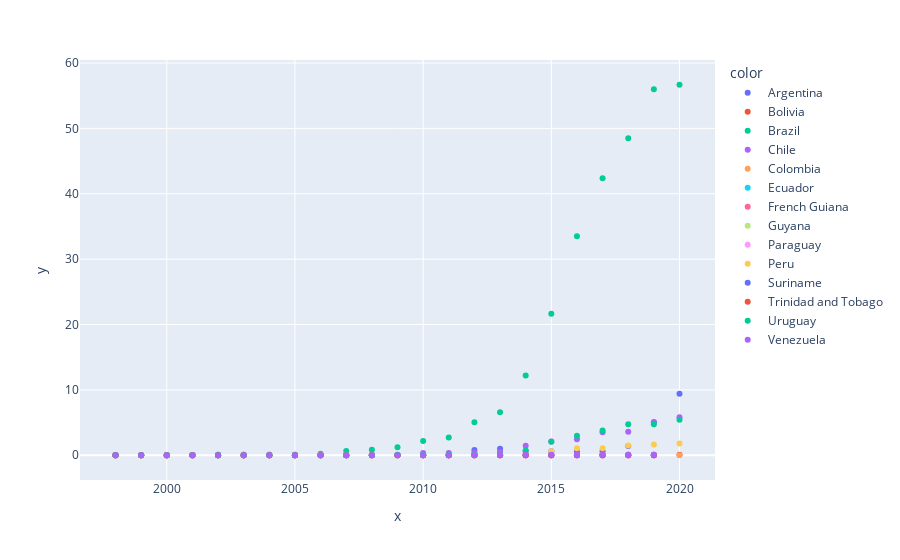

The notebook cell saved with this chart:
### Code cell
fig = px.scatter(x=suram["year"], y=suram["wind_electricity"], color=suram['country'])
fig.show()

### Figure 1 — Plotly figure (JSON) as saved in the notebook; plotly's stock layout.template omitted (floating-point values rounded to 4 significant figures)
{"data": [{"hovertemplate": "color=Argentina<br>x=%{x}<br>y=%{y}<extra></extra>", "legendgroup": "Argentina", "marker": {"color": "#636efa", "symbol": "circle"}, "mode": "markers", "name": "Argentina", "orientation": "v", "showlegend": true, "type": "scatter", "x": [1998, 1999, 2000, 2001, 2002, 2003, 2004, 2005, 2006, 2007, 2008, 2009, 2010, 2011, 2012, 2013, 2014, 2015, 2016, 2017, 2018, 2019, 2020], "xaxis": "x", "y": [0.033, 0.035, 0.035, 0.049, 0.073, 0.078, 0.072, 0.075, 0.07, 0.061, 0.042, 0.036, 0.025, 0.059, 0.822, 1.007, 0.619, 0.593, 0.548, 0.612, 1.413, 4.997, 9.42], "yaxis": "y"}, {"hovertemplate": "color=Bolivia<br>x=%{x}<br>y=%{y}<extra></extra>", "legendgroup": "Bolivia", "marker": {"color": "#EF553B", "symbol": "circle"}, "mode": "markers", "name": "Bolivia", "orientation": "v", "showlegend": true, "type": "scatter", "x": [1998, 1999, 2000, 2001, 2002, 2003, 2004, 2005, 2006, 2007, 2008, 2009, 2010, 2011, 2012, 2013, 2014, 2015, 2016, 2017, 2018, 2019, 2020], "xaxis": "x", "y": [0, 0, 0, 0, 0, 0, 0, 0, 0, 0, 0, 0, 0, 0, 0, 0.001, 0.008, 0.012, 0.035, 0.06, 0.059, 0.07, 0.064], "yaxis": "y"}, {"hovertemplate": "color=Brazil<br>x=%{x}<br>y=%{y}<extra></extra>", "legendgroup": "Brazil", "marker": {"color": "#00cc96", "symbol": "circle"}, "mode": "markers", "name": "Brazil", "orientation": "v", "showlegend": true, "type": "scatter", "x": [1998, 1999, 2000, 2001, 2002, 2003, 2004, 2005, 2006, 2007, 2008, 2009, 2010, 2011, 2012, 2013, 2014, 2015, 2016, 2017, 2018, 2019, 2020], "xaxis": "x", "y": [0.005, 0.002, 0.002, 0.035, 0.061, 0.061, 0.061, 0.093, 0.237, 0.645, 0.837, 1.238, 2.177, 2.705, 5.05, 6.58, 12.21, 21.63, 33.49, 42.37, 48.48, 55.99, 56.68], "yaxis": "y"}, {"hovertemplate": "color=Chile<br>x=%{x}<br>y=%{y}<extra></extra>", "legendgroup": "Chile", "marker": {"color": "#ab63fa", "symbol": "circle"}, "mode": "markers", "name": "Chile", "orientation": "v", "showlegend": true, "type": "scatter", "x": [1998, 1999, 2000, 2001, 2002, 2003, 2004, 2005, 2006, 2007, 2008, 2009, 2010, 2011, 2012, 2013, 2014, 2015, 2016, 2017, 2018, 2019, 2020], "xaxis": "x", "y": [0, 0, 0, 0.007, 0.007, 0.007, 0.007, 0.007, 0.007, 0.009, 0.038, 0.079, 0.332, 0.338, 0.409, 0.553, 1.441, 2.112, 2.446, 3.516, 3.583, 5.086, 5.803], "yaxis": "y"}, {"hovertemplate": "color=Colombia<br>x=%{x}<br>y=%{y}<extra></extra>", "legendgroup": "Colombia", "marker": {"color": "#FFA15A", "symbol": "circle"}, "mode": "markers", "name": "Colombia", "orientation": "v", "showlegend": true, "type": "scatter", "x": [1998, 1999, 2000, 2001, 2002, 2003, 2004, 2005, 2006, 2007, 2008, 2009, 2010, 2011, 2012, 2013, 2014, 2015, 2016, 2017, 2018, 2019, 2020], "xaxis": "x", "y": [0, 0, 0, 0, 0, 0, 0.052, 0.049, 0.063, 0.049, 0.054, 0.058, 0.039, 0.04, 0.055, 0.06, 0.07, 0.068, 0.05, 0.003, 0.043, 0.06, 0.007], "yaxis": "y"}, {"hovertemplate": "color=Ecuador<br>x=%{x}<br>y=%{y}<extra></extra>", "legendgroup": "Ecuador", "marker": {"color": "#19d3f3", "symbol": "circle"}, "mode": "markers", "name": "Ecuador", "orientation": "v", "showlegend": true, "type": "scatter", "x": [1998, 1999, 2000, 2001, 2002, 2003, 2004, 2005, 2006, 2007, 2008, 2009, 2010, 2011, 2012, 2013, 2014, 2015, 2016, 2017, 2018, 2019], "xaxis": "x", "y": [0, 0, 0, 0, 0, 0, 0, 0, 0, 0.001, 0.003, 0.003, 0.003, 0.003, 0.002, 0.06, 0.08, 0.1, 0.084, 0.073, 0.08, 0.086], "yaxis": "y"}, {"hovertemplate": "color=French Guiana<br>x=%{x}<br>y=%{y}<extra></extra>", "legendgroup": "French Guiana", "marker": {"color": "#FF6692", "symbol": "circle"}, "mode": "markers", "name": "French Guiana", "orientation": "v", "showlegend": true, "type": "scatter", "x": [1998, 1999, 2000, 2001, 2002, 2003, 2004, 2005, 2006, 2007, 2008, 2009, 2010, 2011, 2012, 2013, 2014, 2015, 2016, 2017, 2018, 2019], "xaxis": "x", "y": [0, 0, 0, 0, 0, 0, 0, 0, 0, 0, 0, 0, 0, 0, 0, 0, 0, 0, 0, 0, 0, 0], "yaxis": "y"}, {"hovertemplate": "color=Guyana<br>x=%{x}<br>y=%{y}<extra></extra>", "legendgroup": "Guyana", "marker": {"color": "#B6E880", "symbol": "circle"}, "mode": "markers", "name": "Guyana", "orientation": "v", "showlegend": true, "type": "scatter", "x": [1998, 1999, 2000, 2001, 2002, 2003, 2004, 2005, 2006, 2007, 2008, 2009, 2010, 2011, 2012, 2013, 2014, 2015, 2016, 2017, 2018, 2019], "xaxis": "x", "y": [0, 0, 0, 0, 0, 0, 0, 0, 0, 0, 0, 0, 0, 0, 0, 0, 0, 0, 0, 0, 0, 0], "yaxis": "y"}, {"hovertemplate": "color=Paraguay<br>x=%{x}<br>y=%{y}<extra></extra>", "legendgroup": "Paraguay", "marker": {"color": "#FF97FF", "symbol": "circle"}, "mode": "markers", "name": "Paraguay", "orientation": "v", "showlegend": true, "type": "scatter", "x": [1998, 1999, 2000, 2001, 2002, 2003, 2004, 2005, 2006, 2007, 2008, 2009, 2010, 2011, 2012, 2013, 2014, 2015, 2016, 2017, 2018, 2019], "xaxis": "x", "y": [0, 0, 0, 0, 0, 0, 0, 0, 0, 0, 0, 0, 0, 0, 0, 0, 0, 0, 0, 0, 0, 0], "yaxis": "y"}, {"hovertemplate": "color=Peru<br>x=%{x}<br>y=%{y}<extra></extra>", "legendgroup": "Peru", "marker": {"color": "#FECB52", "symbol": "circle"}, "mode": "markers", "name": "Peru", "orientation": "v", "showlegend": true, "type": "scatter", "x": [1998, 1999, 2000, 2001, 2002, 2003, 2004, 2005, 2006, 2007, 2008, 2009, 2010, 2011, 2012, 2013, 2014, 2015, 2016, 2017, 2018, 2019, 2020], "xaxis": "x", "y": [0, 0.001, 0.001, 0.001, 0.001, 0.001, 0.001, 0.001, 0.001, 0.001, 0.001, 0.001, 0.001, 0.001, 0.001, 0.001, 0.26, 0.595, 1.063, 1.073, 1.502, 1.655, 1.812], "yaxis": "y"}, {"hovertemplate": "color=Suriname<br>x=%{x}<br>y=%{y}<extra></extra>", "legendgroup": "Suriname", "marker": {"color": "#636efa", "symbol": "circle"}, "mode": "markers", "name": "Suriname", "orientation": "v", "showlegend": true, "type": "scatter", "x": [1998, 1999, 2000, 2001, 2002, 2003, 2004, 2005, 2006, 2007, 2008, 2009, 2010, 2011, 2012, 2013, 2014, 2015, 2016, 2017, 2018, 2019], "xaxis": "x", "y": [0, 0, 0, 0, 0, 0, 0, 0, 0, 0, 0, 0, 0, 0, 0, 0, 0, 0, 0, 0, 0, 0], "yaxis": "y"}, {"hovertemplate": "color=Trinidad and Tobago<br>x=%{x}<br>y=%{y}<extra></extra>", "legendgroup": "Trinidad and Tobago", "marker": {"color": "#EF553B", "symbol": "circle"}, "mode": "markers", "name": "Trinidad and Tobago", "orientation": "v", "showlegend": true, "type": "scatter", "x": [1998, 1999, 2000, 2001, 2002, 2003, 2004, 2005, 2006, 2007, 2008, 2009, 2010, 2011, 2012, 2013, 2014, 2015, 2016, 2017, 2018, 2019], "xaxis": "x", "y": [0, 0, 0, 0, 0, 0, 0, 0, 0, 0, 0, 0, 0, 0, 0, 0, 0, 0, 0, 0, 0, 0], "yaxis": "y"}, {"hovertemplate": "color=Uruguay<br>x=%{x}<br>y=%{y}<extra></extra>", "legendgroup": "Uruguay", "marker": {"color": "#00cc96", "symbol": "circle"}, "mode": "markers", "name": "Uruguay", "orientation": "v", "showlegend": true, "type": "scatter", "x": [1998, 1999, 2000, 2001, 2002, 2003, 2004, 2005, 2006, 2007, 2008, 2009, 2010, 2011, 2012, 2013, 2014, 2015, 2016, 2017, 2018, 2019, 2020], "xaxis": "x", "y": [0, 0, 0, 0, 0, 0, 0, 0, 0, 0, 0.003, 0.042, 0.068, 0.11, 0.111, 0.144, 0.733, 2.065, 2.994, 3.774, 4.732, 4.753, 5.435], "yaxis": "y"}, {"hovertemplate": "color=Venezuela<br>x=%{x}<br>y=%{y}<extra></extra>", "legendgroup": "Venezuela", "marker": {"color": "#ab63fa", "symbol": "circle"}, "mode": "markers", "name": "Venezuela", "orientation": "v", "showlegend": true, "type": "scatter", "x": [1998, 1999, 2000, 2001, 2002, 2003, 2004, 2005, 2006, 2007, 2008, 2009, 2010, 2011, 2012, 2013, 2014, 2015, 2016, 2017, 2018, 2019], "xaxis": "x", "y": [0, 0, 0, 0, 0, 0, 0, 0, 0, 0, 0, 0, 0, 0, 0.03, 0.071, 0.071, 0.071, 0.071, 0.071, 0.071, 0.071], "yaxis": "y"}], "layout": {"legend": {"title": {"text": "color"}, "tracegroupgap": 0}, "margin": {"t": 60}, "xaxis": {"anchor": "y", "domain": [0, 1], "title": {"text": "x"}}, "yaxis": {"anchor": "x", "domain": [0, 1], "title": {"text": "y"}}}}
